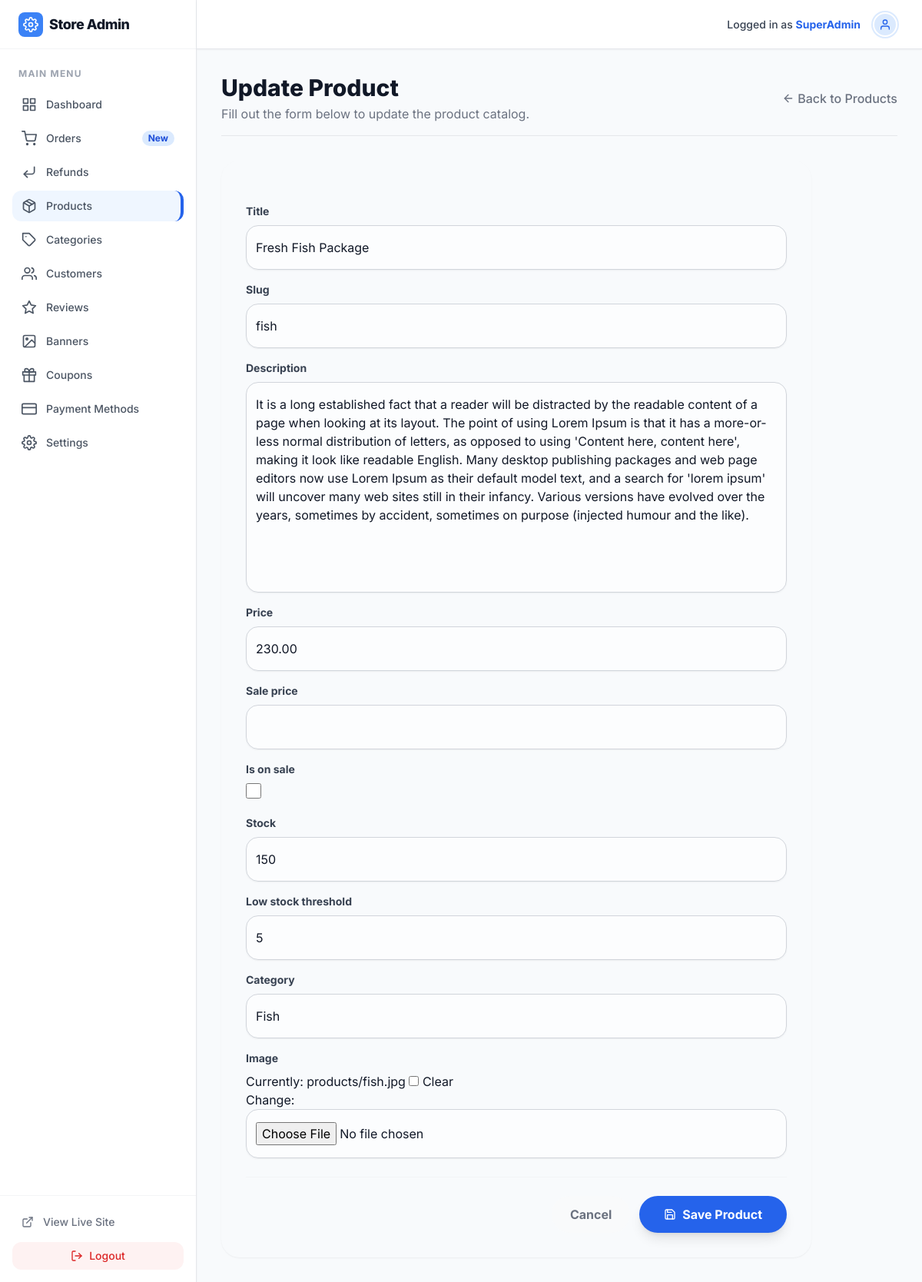
/store-admin/products/edit/11/ (signed in), run on the app's committed database.
### nexgen/models.py (models this page shows, shortened)
class CustomUser(AbstractBaseUser, PermissionsMixin):
    email = models.EmailField(unique=True)
    first_name = models.CharField(max_length=30, blank=True)
    last_name = models.CharField(max_length=30, blank=True)
    phone_number = models.CharField(max_length=20, blank=True)
    profile_picture = models.ImageField(upload_to='profiles/', blank=True, null=True)
    is_active = models.BooleanField(default=True)
    is_staff = models.BooleanField(default=False)
    date_joined = models.DateTimeField(default=timezone.now)
    notify_email = models.BooleanField(default=True)
    notify_sms = models.BooleanField(default=False)
    notify_push = models.BooleanField(default=True)
    objects = CustomUserManager()
    USERNAME_FIELD = 'email'
    REQUIRED_FIELDS = []

class Product(models.Model):
    category = models.ForeignKey(Category, related_name='products', on_delete=models.CASCADE)
    title = models.CharField(max_length=255)
    slug = models.SlugField(unique=True)
    description = models.TextField(blank=True)
    price = models.DecimalField(max_digits=10, decimal_places=2)
    sale_price = models.DecimalField(max_digits=10, decimal_places=2, null=True, blank=True)
    is_on_sale = models.BooleanField(default=False)
    stock = models.IntegerField(default=0)
    low_stock_threshold = models.IntegerField(default=5)
    image = models.ImageField(upload_to='products/', blank=True, null=True)
    created_at = models.DateTimeField(auto_now_add=True)
    updated_at = models.DateTimeField(auto_now=True)

### nexgen/admin_views.py (the view)
# urls.py: path('products/edit/<int:pk>/', admin_views.admin_product_update, name='admin_product_update'),
@user_passes_test(is_admin, login_url='/store-admin/login/')
def admin_product_update(request, pk):
    product = get_object_or_404(Product, pk=pk)
    if request.method == 'POST':
        form = ProductForm(request.POST, request.FILES, instance=product)
        if form.is_valid():
            form.save()
            messages.success(request, 'Product updated successfully!')
            return redirect('admin_products_list')
    else:
        form = ProductForm(instance=product)
    return render(request, 'admin_panel/product_form.html', {'form': form, 'action': 'Update'})

### nexgen/forms.py
class ProductForm(TailwindFormMixin, forms.ModelForm):
    class Meta:
        model = Product
        fields = ['title', 'slug', 'description', 'price', 'sale_price', 'is_on_sale', 'stock', 'low_stock_threshold', 'category', 'image']

### nexgen/admin_views.py (called while the page is built)
def is_admin(user):
    return user.is_authenticated and user.is_staff

### nexgen/context_processors.py (called while the page is built)
def store_settings(request):
    try:
        settings = StoreSetting.objects.get(pk=1)
        currency = settings.currency
    except StoreSetting.DoesNotExist:
        currency = '$'
    banners = Banner.objects.filter(is_active=True).order_by('order')
    return {
        'STORE_CURRENCY': currency,
        'banners': banners
    }

### nexgen/models.py (called while the page is built)
    def __str__(self):
        return self.name

### nexgen/templates/admin_panel/product_form.html (shortened to what this page needs)
{% extends 'admin_panel/admin_base.html' %}
{% block content %}
<div class="mb-8 flex justify-between items-center border-b border-gray-200 pb-4">
    <div>
        <h1 class="text-3xl font-extrabold text-gray-900">{{ action }} Product</h1>
        <p class="text-gray-500 mt-1">Fill out the form below to {{ action|lower }} the product catalog.</p>
    </div>
    <a href="{% url 'admin_products_list' %}" class="text-gray-500 hover:text-gray-900 font-medium flex items-center gap-1 transition-colors">
        <i data-feather="arrow-left" class="w-4 h-4"></i> Back to Products
    </a>
</div>
<div class="max-w-3xl glass rounded-3xl p-8 shadow-sm">
    <form method="post" enctype="multipart/form-data" class="space-y-6">
        <div class="space-y-4">
            {% for field in form %}
                <div>
                    <label for="{{ field.id_for_label }}" class="block text-sm font-bold text-gray-700 mb-2">{{ field.label }}</label>
                    <div class="{% if field.errors %}ring-2 ring-red-500 rounded-2xl{% endif %}">
                        {{ field }}
                    </div>
                </div>
            {% endfor %}
        </div>
        <div class="pt-6 border-t border-gray-100 flex justify-end gap-3 mt-8">
            <a href="{% url 'admin_products_list' %}" class="px-6 py-3 rounded-full font-bold text-gray-500 bg-gray-50 hover:bg-gray-100 hover:text-gray-700 transition-colors">Cancel</a>
            <button type="submit" class="bg-primary-600 px-8 py-3 rounded-full font-bold text-white shadow-lg hover:shadow-xl hover:-translate-y-0.5 hover:bg-primary-700 transition-all flex items-center gap-2">
                <i data-feather="save" class="w-4 h-4"></i> Save Product
            </button>
        </div>
    </form>
</div>
{% endblock %}

### nexgen/templates/admin_panel/admin_base.html (shortened to what this page needs)
<!DOCTYPE html>
<html lang="en">
<head>
    <script src="https://cdn.tailwindcss.com"></script>
</head>
<body class="text-gray-900 min-h-screen flex">
    <aside class="w-64 bg-white border-r border-gray-200 flex flex-col hidden md:flex fixed h-full z-10 shadow-sm">
        <div class="h-16 flex items-center px-6 border-b border-gray-100">
            <a href="{% url 'admin_dashboard' %}" class="flex items-center gap-2 group">
                <div class="bg-primary-500 rounded-lg p-1.5 flex items-center justify-center">
                    <i data-feather="settings" class="text-white w-5 h-5 group-hover:rotate-90 transition-transform duration-500"></i>
                </div>
                <span class="font-extrabold text-lg tracking-tight text-gray-900">Store Admin</span>
            </a>
        </div>
        <nav class="flex-1 py-6 flex flex-col gap-1 px-4">
            <p class="px-2 text-xs font-bold text-gray-400 uppercase tracking-widest mb-2">Main Menu</p>
            <a href="{% url 'admin_dashboard' %}" class="flex items-center gap-3 px-3 py-2.5 rounded-xl text-sm font-medium text-gray-600 hover:bg-gray-50 hover:text-gray-900 transition-colors ">
                <i data-feather="grid" class="w-5 h-5"></i> Dashboard
            </a>
            <a href="{% url 'admin_orders_list' %}" class="flex items-center gap-3 px-3 py-2.5 rounded-xl text-sm font-medium text-gray-600 hover:bg-gray-50 hover:text-gray-900 transition-colors {% if 'order' in request.resolver_match.url_name %}sidebar-active{% endif %}">
                <i data-feather="shopping-cart" class="w-5 h-5"></i> Orders
                <span class="ml-auto bg-primary-100 text-primary-700 py-0.5 px-2 rounded-full text-xs font-bold">New</span>
            </a>
            <a href="{% url 'admin_refunds_list' %}" class="flex items-center gap-3 px-3 py-2.5 rounded-xl text-sm font-medium text-gray-600 hover:bg-gray-50 hover:text-gray-900 transition-colors {% if 'refund' in request.resolver_match.url_name %}sidebar-active{% endif %}">
                <i data-feather="corner-down-left" class="w-5 h-5"></i> Refunds
            </a>
            <a href="{% url 'admin_products_list' %}" class="flex items-center gap-3 px-3 py-2.5 rounded-xl text-sm font-medium text-gray-600 hover:bg-gray-50 hover:text-gray-900 transition-colors {% if 'product' in request.resolver_match.url_name %}sidebar-active{% endif %}">
                <i data-feather="package" class="w-5 h-5"></i> Products
            </a>
            <a href="{% url 'admin_categories_list' %}" class="flex items-center gap-3 px-3 py-2.5 rounded-xl text-sm font-medium text-gray-600 hover:bg-gray-50 hover:text-gray-900 transition-colors {% if 'categor' in request.resolver_match.url_name %}sidebar-active{% endif %}">
                <i data-feather="tag" class="w-5 h-5"></i> Categories
            </a>
            <a href="{% url 'admin_users_list' %}" class="flex items-center gap-3 px-3 py-2.5 rounded-xl text-sm font-medium text-gray-600 hover:bg-gray-50 hover:text-gray-900 transition-colors {% if 'user' in request.resolver_match.url_name %}sidebar-active{% endif %}">
                <i data-feather="users" class="w-5 h-5"></i> Customers
            </a>
            <a href="{% url 'admin_reviews_queue' %}" class="flex items-center gap-3 px-3 py-2.5 rounded-xl text-sm font-medium text-gray-600 hover:bg-gray-50 hover:text-gray-900 transition-colors {% if 'review' in request.resolver_match.url_name %}sidebar-active{% endif %}">
                <i data-feather="star" class="w-5 h-5"></i> Reviews
            </a>
            <a href="{% url 'admin_banners_list' %}" class="flex items-center gap-3 px-3 py-2.5 rounded-xl text-sm font-medium text-gray-600 hover:bg-gray-50 hover:text-gray-900 transition-colors {% if 'banner' in request.resolver_match.url_name %}sidebar-active{% endif %}">
                <i data-feather="image" class="w-5 h-5"></i> Banners
            </a>
            <a href="{% url 'admin_coupons_list' %}" class="flex items-center gap-3 px-3 py-2.5 rounded-xl text-sm font-medium text-gray-600 hover:bg-gray-50 hover:text-gray-900 transition-colors {% if 'coupon' in request.resolver_match.url_name %}sidebar-active{% endif %}">
                <i data-feather="gift" class="w-5 h-5"></i> Coupons
            </a>
            <a href="{% url 'admin_payments_list' %}" class="flex items-center gap-3 px-3 py-2.5 rounded-xl text-sm font-medium text-gray-600 hover:bg-gray-50 hover:text-gray-900 transition-colors {% if 'payment' in request.resolver_match.url_name %}sidebar-active{% endif %}">
                <i data-feather="credit-card" class="w-5 h-5"></i> Payment Methods
            </a>
            <a href="{% url 'admin_settings' %}" class="flex items-center gap-3 px-3 py-2.5 rounded-xl text-sm font-medium text-gray-600 hover:bg-gray-50 hover:text-gray-900 transition-colors ">
                <i data-feather="settings" class="w-5 h-5"></i> Settings
            </a>
        </nav>
        <div class="p-4 border-t border-gray-100">
            <a href="{% url 'home' %}" class="flex items-center gap-3 px-3 py-2 rounded-xl text-sm font-medium text-gray-500 hover:bg-gray-100 transition-colors">
                <i data-feather="external-link" class="w-4 h-4"></i> View Live Site
            </a>
            <form method="post" action="{% url 'logout' %}" class="w-full mt-2">
                <button type="submit" class="w-full flex items-center justify-center gap-2 py-2 text-sm font-medium text-red-600 bg-red-50 rounded-xl hover:bg-red-100 transition-colors">
                    <i data-feather="log-out" class="w-4 h-4"></i> Logout
                </button>
            </form>
        </div>
    </aside>
    <div class="flex-1 md:ml-64 flex flex-col min-h-screen">
        <header class="h-16 bg-white border-b border-gray-200 flex items-center justify-end px-8 sticky top-0 z-40 shadow-sm">
            <div class="flex items-center gap-4">
                <span class="text-sm font-medium text-gray-700">Logged in as <strong class="text-primary-600">{{ request.user.first_name|default:"SuperAdmin" }}</strong></span>
                <div class="h-8 w-8 bg-primary-100 rounded-full flex items-center justify-center border border-primary-200 shadow-sm border-2 border-white ring-2 ring-primary-100">
                    <i data-feather="user" class="text-primary-600 w-4 h-4"></i>
                </div>
            </div>
        </header>
        <main class="flex-1 p-8">
            {% block content %}{% endblock %}
        </main>
    </div>
</body>
</html>

### nexgen/templates/admin_panel/admin_base.html (style rules this page uses)
body { font-family: 'Inter', sans-serif; background-color: #f8fafc; }
.sidebar-active { background-color: #eff6ff; color: #2563eb; font-weight: 600; border-right: 4px solid #2563eb; }

### data on the page
CustomUser: user.first_name "SuperAdmin"
Product: form "Fresh Fish Package" "fish" "It is a long established fact that a reader will be distracted by the readable content of a page when looking at its layout. The point of using Lorem Ipsum is that it has a more-or-less normal distribution of letters, as opposed to using 'Content here, content here', making it look like readable English. Many desktop publishing packages and web page editors now use Lorem Ipsum as their default model text, and a search for 'lorem ipsum' will uncover many web sites still in their infancy. Various versions have evolved over the years, sometimes by accident, sometimes on purpose (injected humour and the like)." "230.00" "150" "5" "Fish"

### other printed values
{{ action }} "Update"
{{ action|lower }} "update"
{{ field.label }} "Title" "Slug" "Description" "Price" "Sale price" "Is on sale" "Stock" "Low stock threshold" "Category" "Image"
